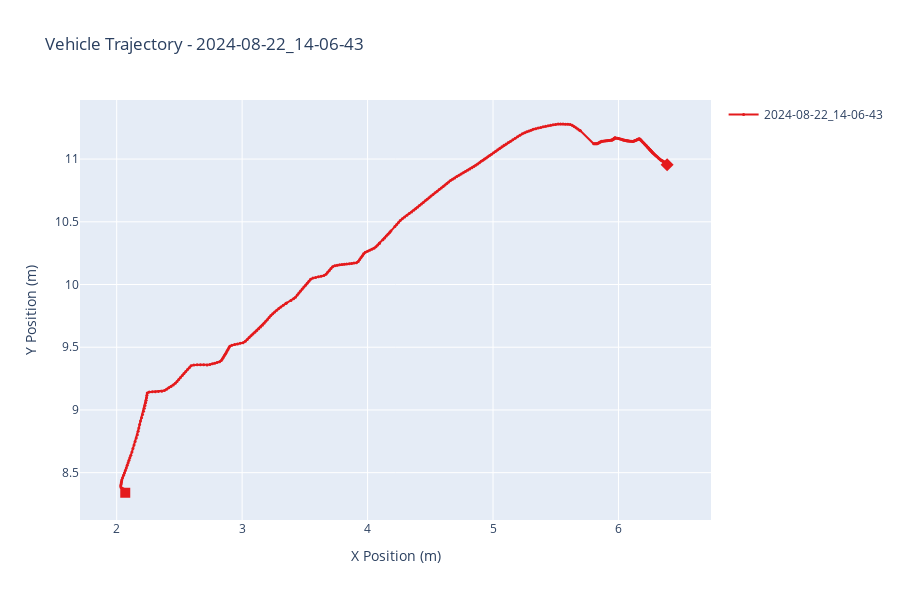

Source (notebook cell):
### Code cell
# 🗺️ SPATIAL DATA VISUALIZATION - TRAJECTORIES — compact
if 'ins' in analyzer.available_sensors:
    if BAG_SELECTION:
        analyzer.plot_trajectory_2d(BAG_SELECTION, interactive=(PLOT_STYLE == "interactive"))
    else:
        analyzer.plot_trajectory_2d(None, interactive=(PLOT_STYLE == "interactive"))
else:
    print("⚠️  No INS data available for trajectory plotting")

### Figure 1 — Plotly figure (JSON) as saved in the notebook; plotly's stock layout.template omitted (floating-point values rounded to 4 significant figures; data arrays with more than 128 entries replaced by an {"elided": "..."} marker saying what was removed)
{"data": [{"line": {"color": "rgb(228,26,28)"}, "marker": {"size": 3}, "mode": "lines+markers", "name": "2024-08-22_14-06-43", "type": "scatter", "x": {"elided": "366 float values"}, "y": {"elided": "366 float values"}}, {"marker": {"color": "rgb(228,26,28)", "size": 10, "symbol": "square"}, "mode": "markers", "name": "2024-08-22_14-06-43 Start", "showlegend": false, "type": "scatter", "x": [2.068], "y": [8.34]}, {"marker": {"color": "rgb(228,26,28)", "size": 10, "symbol": "diamond"}, "mode": "markers", "name": "2024-08-22_14-06-43 End", "showlegend": false, "type": "scatter", "x": [6.388], "y": [10.96]}], "layout": {"height": 600, "title": {"text": "Vehicle Trajectory - 2024-08-22_14-06-43"}, "xaxis": {"title": {"text": "X Position (m)"}}, "yaxis": {"scaleanchor": "x", "scaleratio": 1, "title": {"text": "Y Position (m)"}}}}
